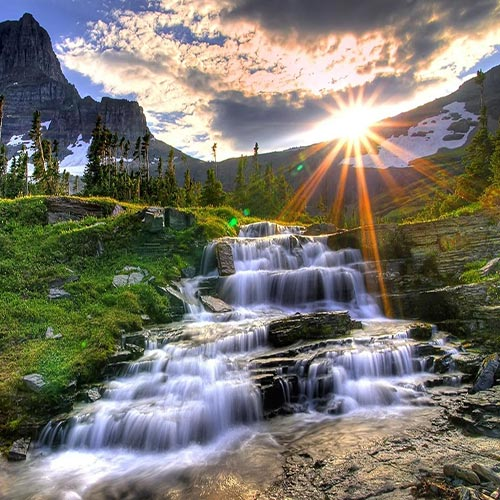
#> input picture computer_vision/picture1.jpg, 500 x 500 px
$ python startCV_hello.py
#> lines starting #> are read from the running program, lines starting #| are printed output that depends on the picture
import cv2

image = cv2.imread("picture1.jpg")
#> image is the input picture: shape (500, 500, 3); mean B, G, R 109.7, 119.1, 122.2

cv2.imshow("My First Image" , image)

#تبدیل به تصویر سیاه سفید
gray_image = cv2.cvtColor(image , cv2.COLOR_BGR2GRAY)
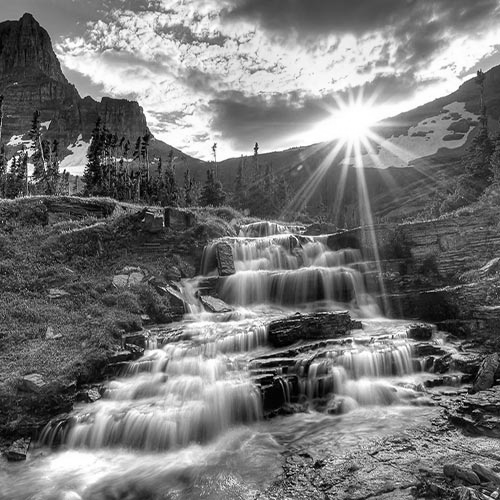
#> gray_image: shape (500, 500); min 0, max 255, mean 118.9

#لبه یابی تصویر
edges = cv2.Canny(gray_image , 100 , 200)
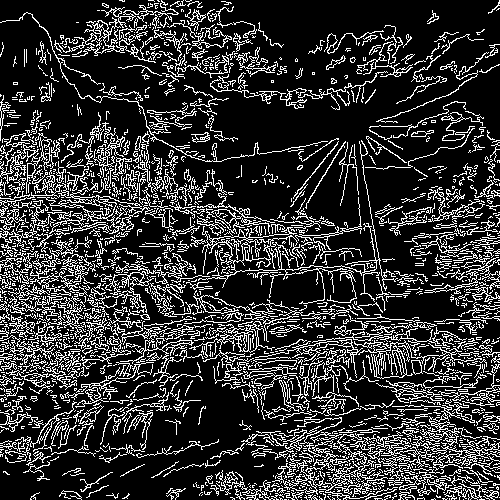
#> edges: shape (500, 500); 20.2% white in thin lines or dots

cv2.imshow("Edges Image - 100 , 200 " , edges)

edges2 = cv2.Canny(gray_image , 50 , 150)
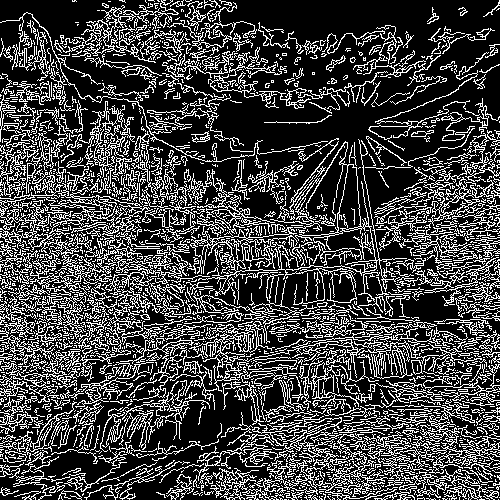
#> edges2: shape (500, 500); 26.4% white in thin lines or dots

cv2.imshow("Edges Image - 50 , 150 " , edges2)

cv2.waitKey(0)

cv2.destroyAllWindows()
